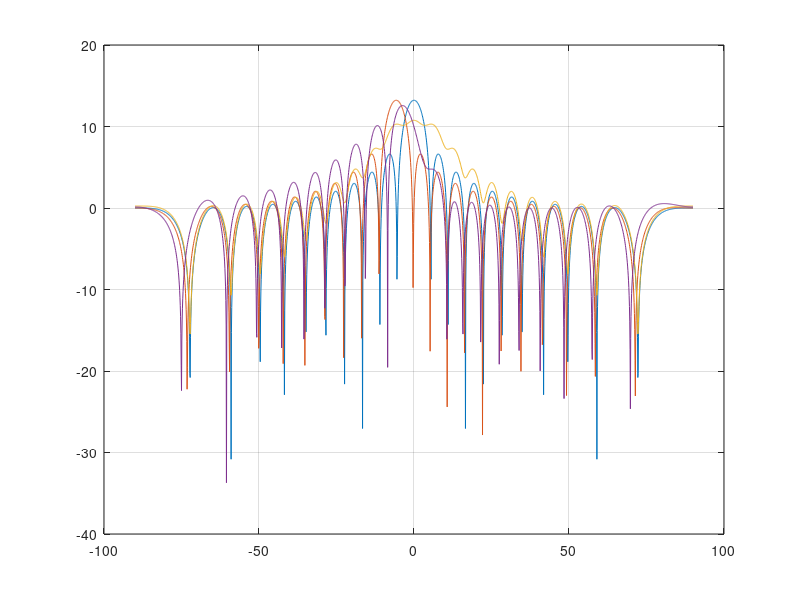

Here is the MATLAB script that generated this plot:

clc
clear
tic
format long
theta = [-90:.1:90];
K = length(theta);
M = 10;
i = 2;
f_0 = zeros(1,K);
f_1 = zeros(1,K);
f_2 = zeros(1,K);
f_3 = zeros(1,K);

for m = -M:M
    f_0  = exp(-1j *pi * m * sind(theta)) + f_0;
    f_1  = exp(-1i * m * pi/M) * exp(-1j *pi * m * sind(theta)) + f_1;
    f_2  = exp(-1i * m^2 * pi/M^2) * exp(-1j * pi * m * sind(theta)) + f_2;
    f_3  = exp(-1i * m^3 * pi/M^3) * exp(-1j * pi * m * sind(theta)) + f_3;
    i = i+1;
end

plot(theta,10*log10(f_0)); grid on; hold on;
plot(theta,10*log10(f_1)); grid on; hold on;
plot(theta,10*log10(f_2)); grid on; hold on;
plot(theta,10*log10(f_3)); grid on; hold on;